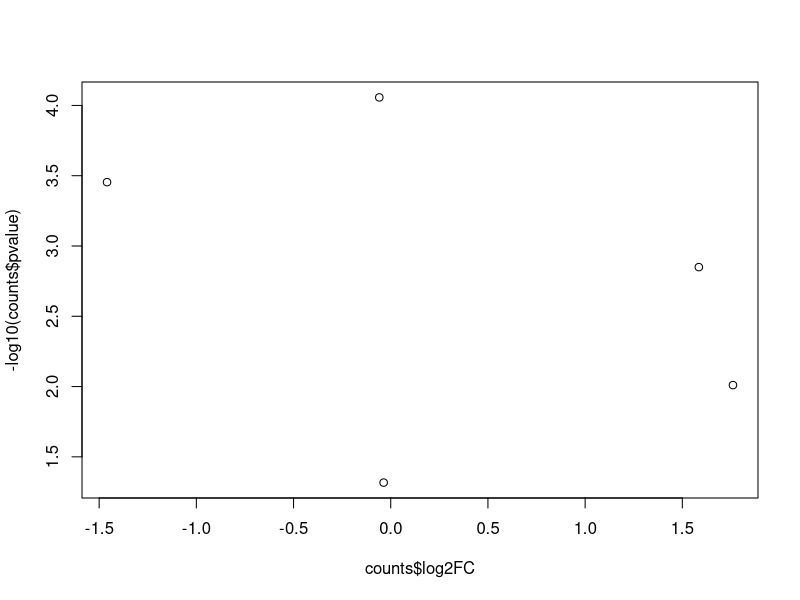
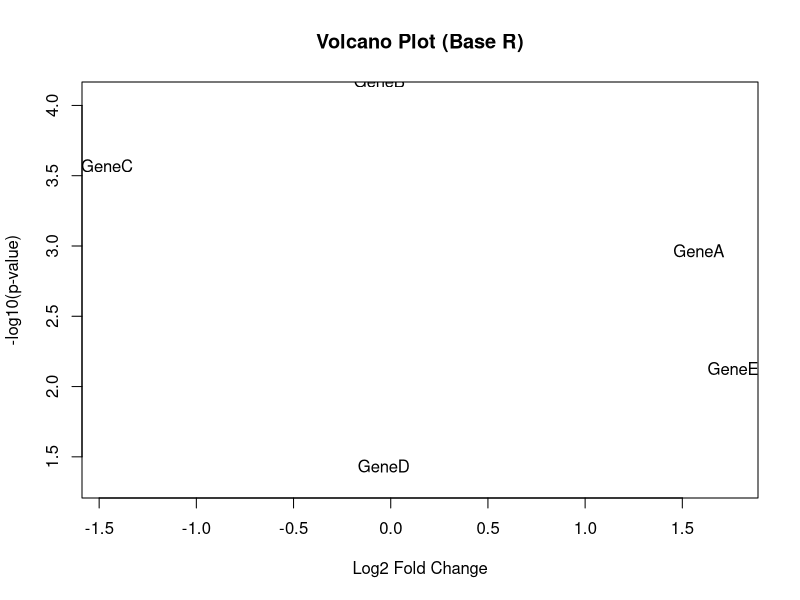
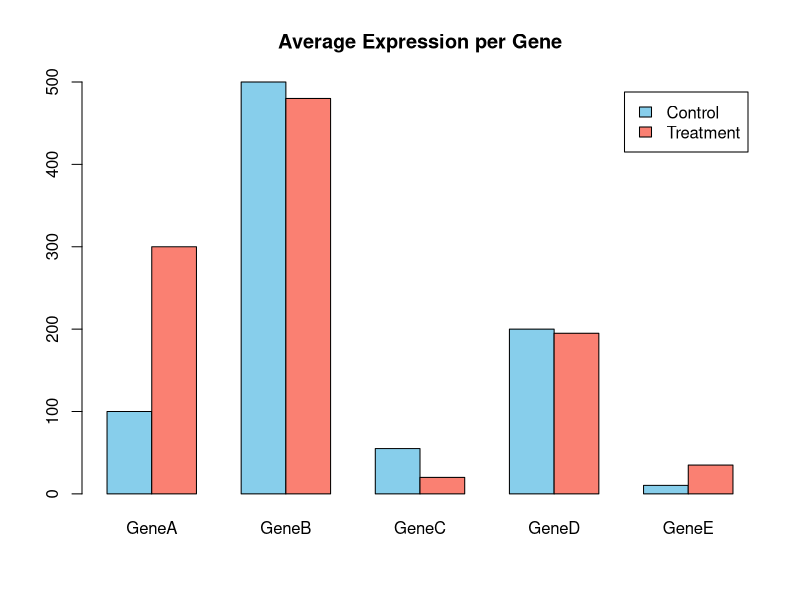

R code for these plots, in order:
# RNA - expression analysis

# Simulated RNA expression counts
counts <- data.frame(
  Gene = c("GeneA", "GeneB", "GeneC", "GeneD", "GeneE"),
  Control_1 = c(100, 500, 50, 200, 10),
  Control_2 = c(110, 520, 60, 190, 12),
  Control_3 = c(90, 480, 55, 210, 9),
  Treat_1 = c(300, 480, 20, 195, 30),
  Treat_2 = c(280, 490, 25, 200, 40),
  Treat_3 = c(320, 470, 15, 190, 35)
)

counts
#Taking row meand
counts$control_mean <- rowMeans(counts[,c("Control_1","Control_2","Control_3")])

counts$treatment_means <- rowMeans(counts[,c("Treat_1","Treat_2","Treat_3")])
# Rounding off values

counts$control_mean <- round(counts$control_mean,2)
counts

#Fold changes

counts$FC <- counts$treatment_means/counts$control_mean
counts$log2FC <- log2(counts$FC)

# Normalizing data

totals <- colSums(counts[,2:7])
totals

counts[,2:7] <- sweep(counts[,2:7],2,totals,FUN="/") * 1e6
counts

# Checking significance for the genes using t.test

pvalues <- c()

for (i in 1:nrow(counts)){
  control <- as.numeric(counts[i,c("Control_1","Control_2","Control_3")])
  treatment <- as.numeric(counts[i,c("Treat_1","Treat_2","Treat_3")])
  test <- t.test(treatment,control,alternative="two.sided")
  pvalues[i] <- test$p.value
}

pvalues

counts$pvalue <- pvalues

counts$adj_pvalue <- p.adjust(pvalues,method = "BH")

counts$Significance <- ifelse(abs(counts$log2FC) >= 1 & counts$adj_pvalue< 0.05, "Significant","Not Significant")

# Volcano plots - (log2FC vs −log10(p-value))

plot(counts$log2FC,-log10(counts$pvalue))

plot(counts$log2FC, -log10(counts$pvalue),
     pch = 19, col = ifelse(counts$Significant == "Significant", "red", "grey"),
     xlab = "Log2 Fold Change", ylab = "-log10(p-value)",
     main = "Volcano Plot (Base R)")
text(counts$log2FC, -log10(counts$pvalue), labels = counts$Gene, pos = 3)

# barplot
barplot(rbind(counts$control_mean, counts$treatment_means),
        beside = TRUE,
        col = c("skyblue", "salmon"),
        names.arg = counts$Gene,
        legend.text = c("Control", "Treatment"),
        main = "Average Expression per Gene")
counts[, c("Gene", "control_mean", "treatment_means", "log2FC", "pvalue", "adj_pvalue", "Significance")]

counts$regulation <- ifelse(
  counts$Significance == "Significant" & counts$log2FC > 1, "Up regulated",
  ifelse(
    counts$Significance == "Significant" & counts$log2FC < 1, " Down regulated","No change"
  )
)

counts


























